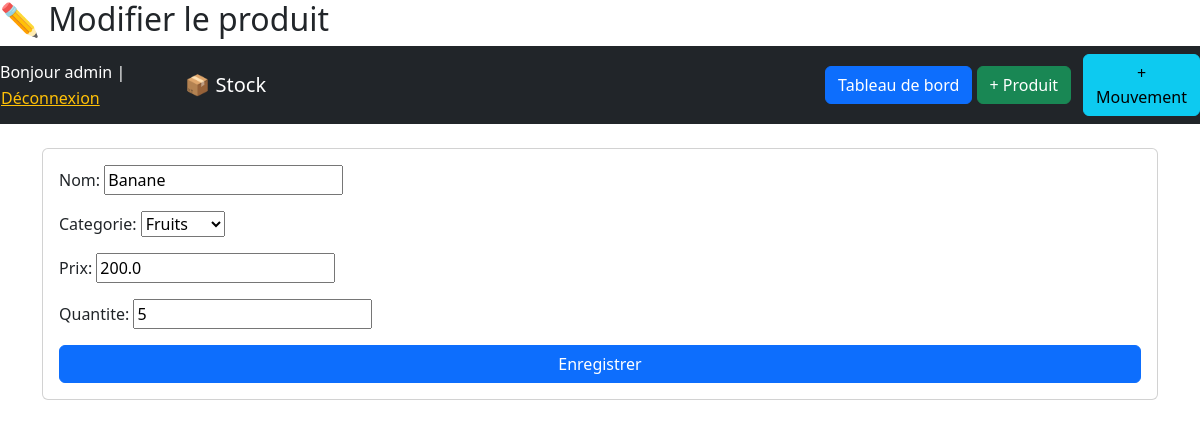
The app's page /produits/modifier/3/ (signed in) with its own data.
### stock/models.py (models this page shows, shortened)
class Produit(models.Model):
    nom = models.CharField(max_length=100)
    prix = models.FloatField()
    quantite = models.IntegerField()
    categorie = models.ForeignKey(
        Categorie,
        on_delete=models.CASCADE,
        related_name="produits"
    )

class Categorie(models.Model):
    nom = models.CharField(max_length=100)
    def __str__(self):
        return self.nom

### stock/views.py (the view)
# urls.py: path('produits/modifier/<int:id>/', modifier_produit, name='modifier_produit'),
@login_required
def modifier_produit(request, id):
    produit = get_object_or_404(Produit, id=id)
    if request.method == 'POST':
        form = ProduitForm(request.POST, instance=produit)
        if form.is_valid():
            form.save()
            return redirect('liste_produits')
    else:
        form = ProduitForm(instance=produit)
    return render(request, 'stock/modifier_produit.html', {
        'form': form
    })

### stock/forms.py
class ProduitForm(forms.ModelForm):
    class Meta:
        model = Produit
        fields = ['nom', 'categorie', 'prix', 'quantite']

### stock/templates/stock/modifier_produit.html (shortened to what this page needs)
<!DOCTYPE html>
<html>
<head>
</head>
<body>
<h2>✏️ Modifier le produit</h2>
{% extends 'stock/base.html' %}
{% block content %}
<form method="post" class="card card-body">
    {{ form.as_p }}
    <button class="btn btn-primary">Enregistrer</button>
</form>
{% endblock %}

### stock/templates/stock/base.html (shortened to what this page needs)
<!DOCTYPE html>
<html lang="fr">
<head>
    <link href="https://cdn.jsdelivr.net/npm/bootstrap@5.3.2/dist/css/bootstrap.min.css" rel="stylesheet">
</head>
<body>
<nav class="navbar navbar-dark bg-dark navbar-expand-lg">
    <div class="text-white">
    Bonjour {{ user.username }} |
   <form method="post" action="{% url 'logout' %}" style="display:inline;">
    <button type="submit" class="btn btn-link text-warning p-0">
        Déconnexion
    </button>
</form>
</div>
    <div class="container">
        <a class="navbar-brand" href="{% url 'liste_produits' %}">📦 Stock</a>
        <div>
            <a class="btn btn-primary" href="{% url 'dashboard' %}">Tableau de bord</a>
            <a class="btn btn-success" href="{% url 'ajouter_produit' %}">+ Produit</a>
        </div>
    </div>
    <a class="btn btn-info" href="{% url 'ajouter_mouvement' %}">+ Mouvement</a>
</nav>
<div class="container mt-4">
    {% block content %}{% endblock %}
</div>
</body>
</html>

### records on screen
Produit: nom "Banane", categorie "Fruits", prix "200.0", quantite "5"

### other values on screen
{{ user.username }} "admin"
